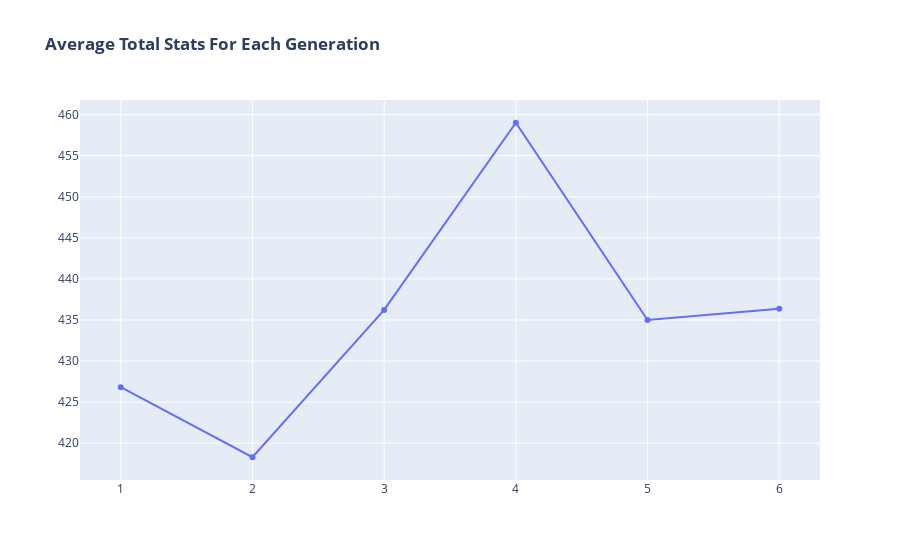

Here is the notebook cell this chart was saved with:
### Markdown cell above
#### Now let's see average sum of status based on each generation

### Code cell
data_mentah_gen_1 = data_mentah[data_mentah['Generation'] == 1]
data_mentah_gen_2 = data_mentah[data_mentah['Generation'] == 2]
data_mentah_gen_3 = data_mentah[data_mentah['Generation'] == 3]
data_mentah_gen_4 = data_mentah[data_mentah['Generation'] == 4]
data_mentah_gen_5 = data_mentah[data_mentah['Generation'] == 5]
data_mentah_gen_6 = data_mentah[data_mentah['Generation'] == 6]

rata2_gen1 = data_mentah_gen_1["Total"].mean()
rata2_gen2 = data_mentah_gen_2["Total"].mean()
rata2_gen3 = data_mentah_gen_3["Total"].mean()
rata2_gen4 = data_mentah_gen_4["Total"].mean()
rata2_gen5 = data_mentah_gen_5["Total"].mean()
rata2_gen6 = data_mentah_gen_6["Total"].mean()

total_list_rata2 = [rata2_gen1, rata2_gen2, rata2_gen3, rata2_gen4, rata2_gen5, rata2_gen6]

data_generasi = data_mentah["Generation"].unique()

gen_trace = go.Scatter(x = data_generasi, y = total_list_rata2, name="Average Total Status")
gen_layout = go.Layout(title="<b>Average Total Stats For Each Generation</b>")
gen_rata2_fig = go.Figure(data=gen_trace,layout=gen_layout)
iplot(gen_rata2_fig)

### Figure 1 — Plotly figure (JSON) as saved in the notebook; plotly's stock layout.template omitted (floating-point values rounded to 4 significant figures)
{"data": [{"name": "Average Total Status", "type": "scatter", "x": [1, 2, 3, 4, 5, 6], "y": [426.8, 418.3, 436.2, 459.0, 435.0, 436.4]}], "layout": {"title": {"text": "<b>Average Total Stats For Each Generation</b>"}}}
